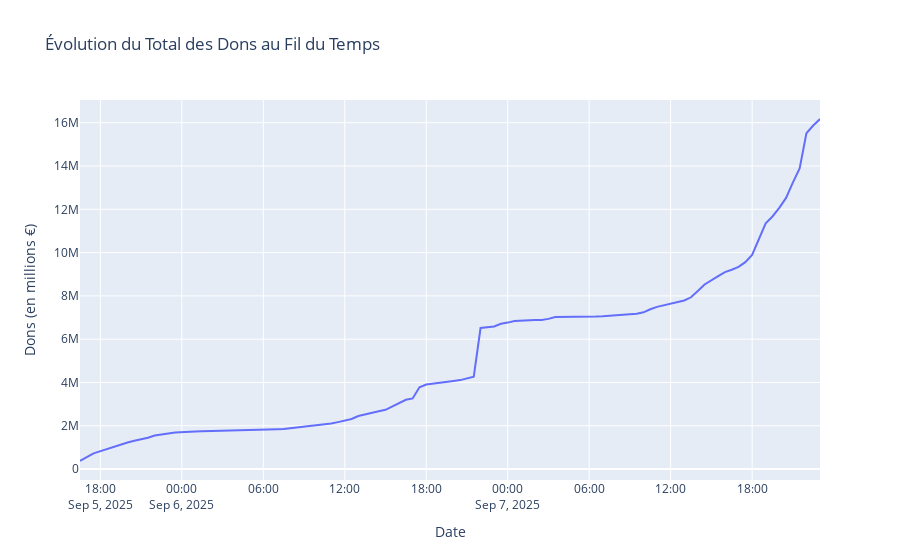
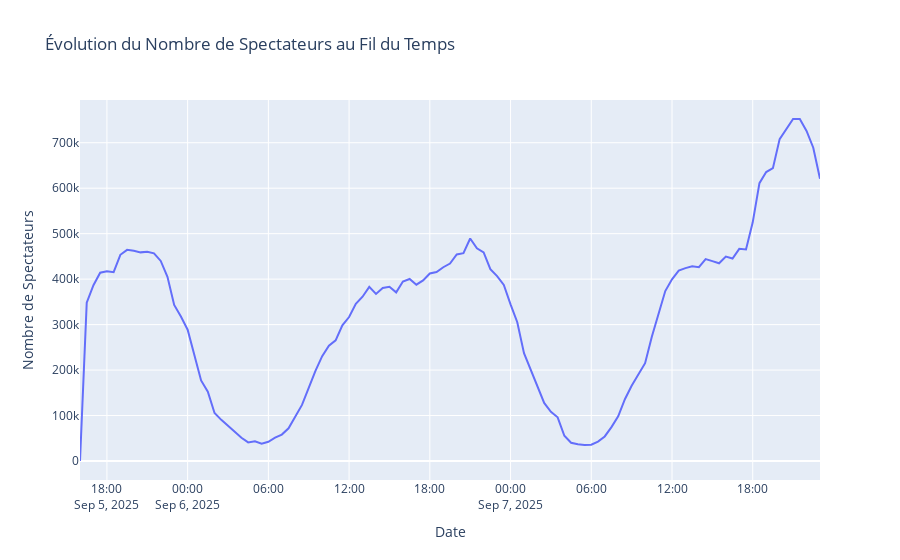

Notebook cell for these charts, in order:
### Markdown cell above
## 3. Analyse Exploratoire des Données (EDA)

### Statistiques Globales de l'Événement

### Code cell
# Statistiques globales
total_donations_event = donations_evolution['donations'].max()
peak_viewers_event = viewers_evolution['viewers'].max()
total_streamers = streamers['twitch_login'].nunique()

print(f"Total des dons récoltés : {total_donations_event:,.2f} €")
print(f"Pic de spectateurs simultanés : {peak_viewers_event:,.0f}")
print(f"Nombre total de streamers participants : {total_streamers}")

# Évolution des dons
fig = px.line(donations_evolution, x='datetime', y='donations', title="Évolution du Total des Dons au Fil du Temps",
              labels={'datetime': 'Date', 'donations': 'Dons (en millions €)'})
fig.show()

# Évolution des spectateurs
fig = px.line(viewers_evolution, x='datetime', y='viewers', title="Évolution du Nombre de Spectateurs au Fil du Temps",
              labels={'datetime': 'Date', 'viewers': 'Nombre de Spectateurs'})
fig.show()
